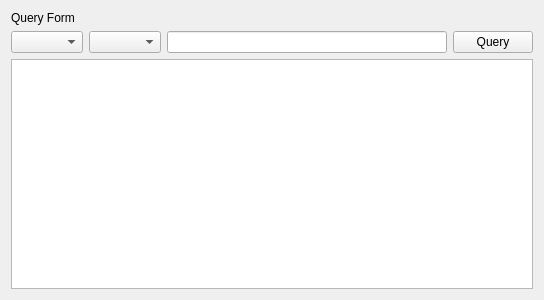
<?xml version="1.0" encoding="UTF-8"?>
<ui version="4.0">
 <class>QueryForm</class>
 <widget class="QWidget" name="QueryForm">
  <property name="geometry">
   <rect>
    <x>0</x>
    <y>0</y>
    <width>544</width>
    <height>300</height>
   </rect>
  </property>
  <property name="windowTitle">
   <string>Form</string>
  </property>
  <layout class="QVBoxLayout" name="verticalLayout_2">
   <item>
    <layout class="QVBoxLayout" name="verticalLayout">
     <item>
      <widget class="QLabel" name="titleLabel">
       <property name="text">
        <string>Query Form</string>
       </property>
      </widget>
     </item>
     <item>
      <layout class="QHBoxLayout" name="horizontalLayout_3">
       <item>
        <widget class="QComboBox" name="queryColumnComboBox"/>
       </item>
       <item>
        <widget class="QComboBox" name="queryOperatorComboBox"/>
       </item>
       <item>
        <widget class="QLineEdit" name="queryLineEdit"/>
       </item>
       <item>
        <widget class="QPushButton" name="queryButton">
         <property name="text">
          <string>Query</string>
         </property>
        </widget>
       </item>
      </layout>
     </item>
     <item>
      <widget class="QTableView" name="resultsTableView">
       <property name="horizontalScrollBarPolicy">
        <enum>Qt::ScrollBarAlwaysOff</enum>
       </property>
      </widget>
     </item>
    </layout>
   </item>
  </layout>
 </widget>
 <resources/>
 <connections/>
</ui>
